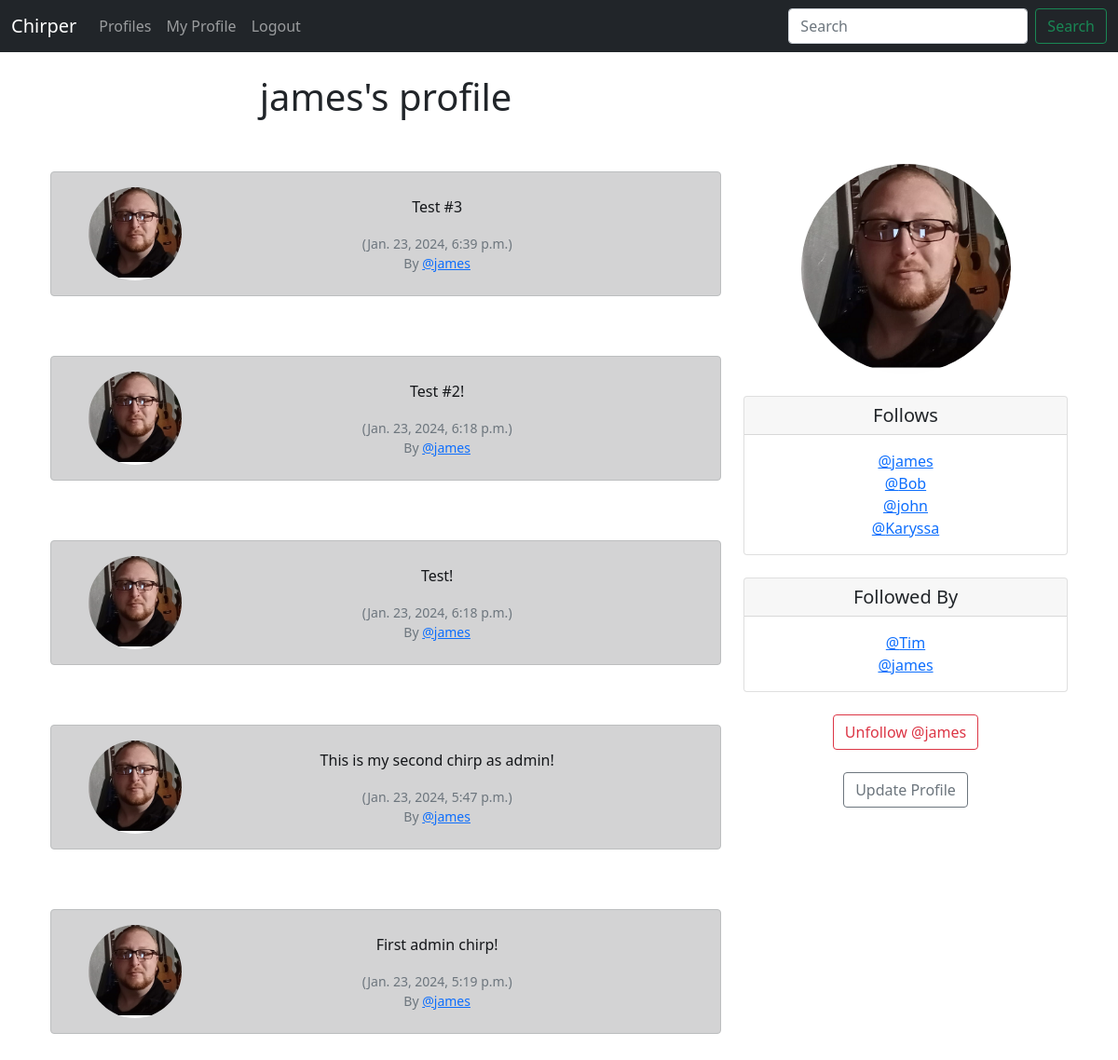
Screenshot of /profile/1 (signed in) with the database file from the repository.
### Chirper/models.py (models this page shows, shortened)
class Profile(models.Model):
    user = models.OneToOneField(User, on_delete=models.CASCADE)
    follows = models.ManyToManyField("self", related_name="followed_by", symmetrical=False, blank=True)
    date_modified = models.DateTimeField(User, auto_now=True)
    profile_image = models.ImageField(null=True, blank=True, upload_to="images/")
    def __str__(self):
        return self.user.username

class Chirp(models.Model):
    user = models.ForeignKey(
        User, related_name="chirps",
        on_delete = models.DO_NOTHING
    )
    body = models.CharField(max_length=200)
    created_at = models.DateTimeField(auto_now_add=True)

### Chirper/views.py (the view, shortened to what this page needs)
# urls.py: path('profile/<int:pk>', views.profile, name='profile'),
def profile(request, pk):
    if request.user.is_authenticated:
        profile = Profile.objects.get(user_id=pk)
        chirps = Chirp.objects.filter(user_id=pk).order_by("-created_at")
        return render(request, 'profile.html', {'profile':profile, "chirps":chirps})
    else:
        messages.success(request, ("You must be logged in to view this page."))
        return redirect('home')

### Chirper/templates/profile.html (shortened to what this page needs)
{% extends 'base.html' %}
{% block content %}
{% load static %}
    {% if profile %}
        <div class="container text-center">
            <div class="row">
                <div class="col-8">
                    <h1>{{ profile.user.username }}'s profile</h1><br>
                    {% if chirps %}
                        {% for chirp in chirps %}
                            <br>
                            <div class="alert alert-dark" role="alert">
                                <div class="container">
                                    <div class="row">
                                        <div class="col-2">
                                            {% if profile.profile_image %}
                                                <img src="{{ profile.profile_image.url }}" width="100" height="100" alt="{{ profile.user.usersname }}" class="image-fluid rounded-circle"/>
                                            {% else %}
                                                <img src="{% static 'images/generic-user-icon-12.jpg' %}" width="100" height="100" alt="{{ profile.user.username }}" class="image-fluid rounded-circle"/>
                                            {% endif %}
                                        </div>
                                        <div class="col-10" style="display: grid; place-items: center;">
                                            {{ chirp.body }}
                                            <small class="text-muted">
                                                ({{ chirp.created_at }}) <br>
                                                By <a href="{% url 'profile' chirp.user.id %}">@{{ chirp.user.username }}</a>
                                            </small>
                                        </div>
                                    </div>
                                </div>
                            </div>
                            <br>
                        {% endfor %}
                    {% endif %}
                </div>
                <div class="col-4">
                    <br><br><br><br>
                    {% if profile.profile_image %}
                        <img class="rounded-circle" src="{{ profile.profile_image.url }}" width="225" height="225" />
                    {% endif %}
                    <br><br>
                    <div class="card">
                        <h5 class="card-header">Follows</h5>
                        <div class="card-body">
                          <p class="card-text">
                            {% for following in profile.follows.all %}
                                <a href="{% url 'profile' following.user.id %}">@{{ following }}</a><br>
                            {% endfor %}
                          </p>
                        </div>
                      </div>
                    <br>
                    <div class="card">
                        <h5 class="card-header">Followed By</h5>
                        <div class="card-body">
                          <p class="card-text">
                            {% for following in profile.followed_by.all %}
                                <a href="{% url 'profile' following.user.id %}">@{{ following }}</a><br>
                            {% endfor %}
                          </p>
                        </div>
                    </div>
                    <br>
                    <form method="POST">
                        {% if profile in user.profile.follows.all %}
                            <button class="btn btn-outline-danger" name="follow" value="unfollow" type="submit">Unfollow @{{ profile.user.username|lower }}</button>
                        {% else %}
                            <button class="btn btn-outline-success" name="follow" value="follow" type="submit">Follow @{{ profile.user.username|lower }}</button>
                        {% endif %}
                    </form><br>
                    {% if request.user.id == profile.user.id %}
                        <a href="{% url 'update_user' %}" class="btn btn-outline-secondary">Update Profile</a>
                    {% endif %}
                </div>
            </div>
        </div>
    {% endif %}
{% endblock %}

### rows the page displays
Profile: user.username "james", profile_image (picture)
Chirp: profile_image (picture), body "Test #3", created_at "Jan. 23, 2024, 6:39 p.m.", user.username "james"
Chirp: profile_image (picture), body "Test #2!", created_at "Jan. 23, 2024, 6:18 p.m.", user.username "james"
Chirp: profile_image (picture), body "Test!", created_at "Jan. 23, 2024, 6:18 p.m.", user.username "james"
Chirp: profile_image (picture), body "This is my second chirp as admin!", created_at "Jan. 23, 2024, 5:47 p.m.", user.username "james"
Chirp: profile_image (picture), body "First admin chirp!", created_at "Jan. 23, 2024, 5:19 p.m.", user.username "james"
Profile: user.username "Bob"
Profile: user.username "john"
Profile: user.username "Karyssa"
Profile: user.username "Tim"
